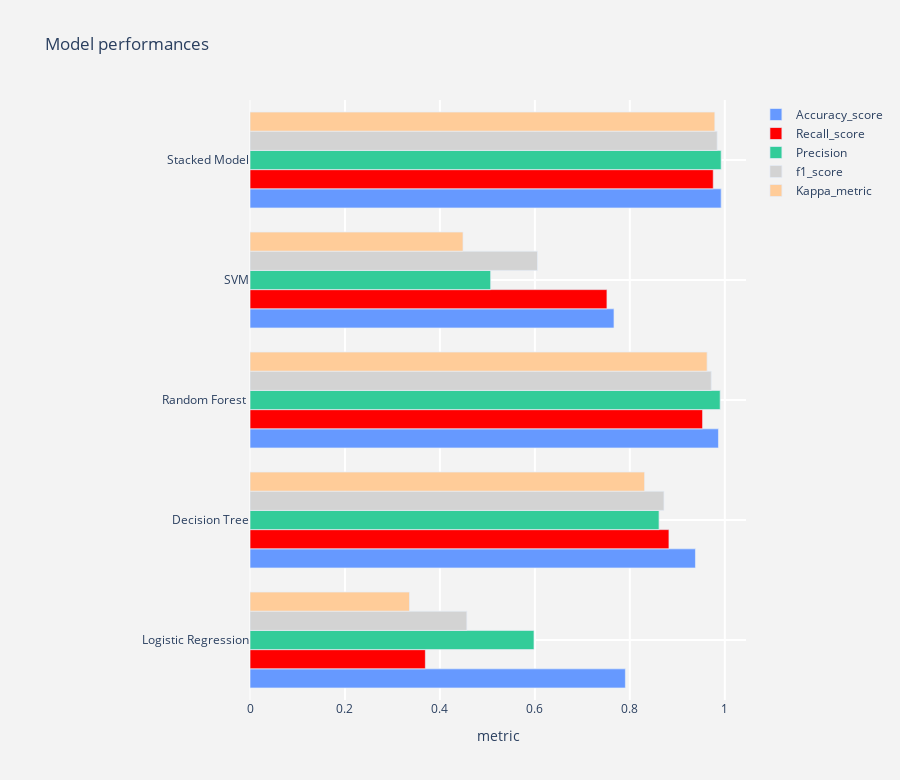

Here is the notebook cell this chart was saved with:
### Code cell
model_performances
def output_tracer(metric,color) :
    tracer = go.Bar(y = model_performances["Model"] ,
                    x = model_performances[metric],
                    orientation = "h",name = metric ,
                    marker = dict(line = dict(width =.7),
                                  color = color)
                   )
    return tracer

layout = go.Layout(dict(title = "Model performances",
                        plot_bgcolor  = "rgb(243,243,243)",
                        paper_bgcolor = "rgb(243,243,243)",
                        xaxis = dict(gridcolor = 'rgb(255, 255, 255)',
                                     title = "metric",
                                     zerolinewidth=1,
                                     ticklen=5,gridwidth=2),
                        yaxis = dict(gridcolor = 'rgb(255, 255, 255)',
                                     zerolinewidth=1,ticklen=5,gridwidth=2),
                        margin = dict(l = 250),
                        height = 780
                       )
                  )


trace1  = output_tracer("Accuracy_score","#6699FF")
trace2  = output_tracer('Recall_score',"red")
trace3  = output_tracer('Precision',"#33CC99")
trace4  = output_tracer('f1_score',"lightgrey")
trace5  = output_tracer('Kappa_metric',"#FFCC99")

data = [trace1,trace2,trace3,trace4,trace5]
fig = go.Figure(data=data,layout=layout)
py.iplot(fig)

### Figure 1 — Plotly figure (JSON) as saved in the notebook; plotly's stock layout.template omitted (floating-point values rounded to 4 significant figures)
{"data": [{"marker": {"color": "#6699FF", "line": {"width": 0.7}}, "name": "Accuracy_score", "orientation": "h", "type": "bar", "x": [0.7907, 0.9382, 0.9867, 0.7667, 0.9924], "y": ["Logistic Regression", "Decision Tree", "Random Forest ", "SVM", "Stacked Model"]}, {"marker": {"color": "red", "line": {"width": 0.7}}, "name": "Recall_score", "orientation": "h", "type": "bar", "x": [0.3694, 0.8825, 0.9534, 0.7519, 0.9757], "y": ["Logistic Regression", "Decision Tree", "Random Forest ", "SVM", "Stacked Model"]}, {"marker": {"color": "#33CC99", "line": {"width": 0.7}}, "name": "Precision", "orientation": "h", "type": "bar", "x": [0.5982, 0.8616, 0.9903, 0.5069, 0.9924], "y": ["Logistic Regression", "Decision Tree", "Random Forest ", "SVM", "Stacked Model"]}, {"marker": {"color": "lightgrey", "line": {"width": 0.7}}, "name": "f1_score", "orientation": "h", "type": "bar", "x": [0.4567, 0.8719, 0.9715, 0.6056, 0.984], "y": ["Logistic Regression", "Decision Tree", "Random Forest ", "SVM", "Stacked Model"]}, {"marker": {"color": "#FFCC99", "line": {"width": 0.7}}, "name": "Kappa_metric", "orientation": "h", "type": "bar", "x": [0.336, 0.8312, 0.9628, 0.4487, 0.9791], "y": ["Logistic Regression", "Decision Tree", "Random Forest ", "SVM", "Stacked Model"]}], "layout": {"height": 780, "margin": {"l": 250}, "paper_bgcolor": "rgb(243,243,243)", "plot_bgcolor": "rgb(243,243,243)", "title": {"text": "Model performances"}, "xaxis": {"gridcolor": "rgb(255, 255, 255)", "gridwidth": 2, "ticklen": 5, "title": {"text": "metric"}, "zerolinewidth": 1}, "yaxis": {"gridcolor": "rgb(255, 255, 255)", "gridwidth": 2, "ticklen": 5, "zerolinewidth": 1}}}
